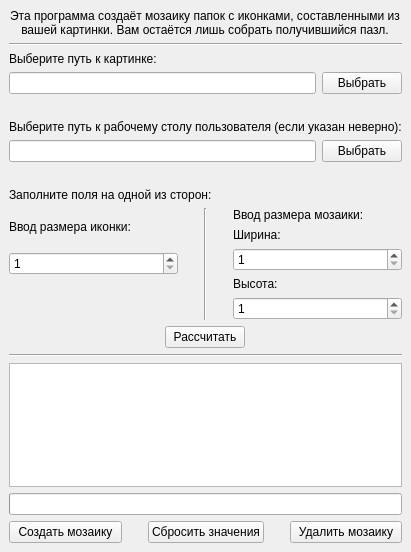
<?xml version="1.0" encoding="UTF-8"?>
<ui version="4.0">
 <class>MainWindow</class>
 <widget class="QMainWindow" name="MainWindow">
  <property name="enabled">
   <bool>true</bool>
  </property>
  <property name="geometry">
   <rect>
    <x>0</x>
    <y>0</y>
    <width>382</width>
    <height>552</height>
   </rect>
  </property>
  <property name="windowTitle">
   <string>Создание мозаики</string>
  </property>
  <widget class="QWidget" name="centralwidget">
   <layout class="QVBoxLayout" name="verticalLayout_2">
    <item alignment="Qt::AlignHCenter">
     <widget class="QLabel" name="label">
      <property name="text">
       <string>&lt;html&gt;&lt;head/&gt;&lt;body&gt;&lt;p align=&quot;center&quot;&gt;Эта программа создаёт мозаику папок с иконками, составленными из &lt;br&gt;вашей картинки. Вам остаётся лишь собрать получившийся пазл.&lt;/p&gt;&lt;/body&gt;&lt;/html&gt;</string>
      </property>
     </widget>
    </item>
    <item>
     <widget class="Line" name="line">
      <property name="orientation">
       <enum>Qt::Horizontal</enum>
      </property>
     </widget>
    </item>
    <item>
     <widget class="QLabel" name="label_2">
      <property name="text">
       <string>Выберите путь к картинке:</string>
      </property>
     </widget>
    </item>
    <item>
     <layout class="QHBoxLayout" name="horizontalLayout">
      <item>
       <widget class="QLineEdit" name="imgPath_field"/>
      </item>
      <item>
       <widget class="QPushButton" name="selectImgPath_button">
        <property name="cursor">
         <cursorShape>PointingHandCursor</cursorShape>
        </property>
        <property name="text">
         <string>Выбрать</string>
        </property>
       </widget>
      </item>
     </layout>
    </item>
    <item>
     <widget class="QLabel" name="aboutImgPath_label">
      <property name="text">
       <string/>
      </property>
     </widget>
    </item>
    <item>
     <widget class="QLabel" name="label_3">
      <property name="text">
       <string>Выберите путь к рабочему столу пользователя (если указан неверно):</string>
      </property>
     </widget>
    </item>
    <item>
     <layout class="QHBoxLayout" name="horizontalLayout_2">
      <item>
       <widget class="QLineEdit" name="desktopPath_field">
        <property name="text">
         <string/>
        </property>
       </widget>
      </item>
      <item>
       <widget class="QPushButton" name="selectDesktopPath_button">
        <property name="cursor">
         <cursorShape>PointingHandCursor</cursorShape>
        </property>
        <property name="text">
         <string>Выбрать</string>
        </property>
       </widget>
      </item>
     </layout>
    </item>
    <item>
     <widget class="QLabel" name="aboutDesktopPath_label">
      <property name="text">
       <string/>
      </property>
     </widget>
    </item>
    <item>
     <widget class="QLabel" name="label_8">
      <property name="text">
       <string>Заполните поля на одной из сторон:</string>
      </property>
     </widget>
    </item>
    <item>
     <layout class="QHBoxLayout" name="horizontalLayout_3">
      <item>
       <layout class="QVBoxLayout" name="verticalLayout">
        <property name="bottomMargin">
         <number>45</number>
        </property>
        <item>
         <widget class="QLabel" name="label_4">
          <property name="text">
           <string>Ввод размера иконки:</string>
          </property>
         </widget>
        </item>
        <item>
         <widget class="QSpinBox" name="iconSize_field">
          <property name="minimum">
           <number>1</number>
          </property>
         </widget>
        </item>
       </layout>
      </item>
      <item>
       <spacer name="verticalSpacer_2">
        <property name="orientation">
         <enum>Qt::Vertical</enum>
        </property>
        <property name="sizeType">
         <enum>QSizePolicy::Preferred</enum>
        </property>
        <property name="sizeHint" stdset="0">
         <size>
          <width>20</width>
          <height>40</height>
         </size>
        </property>
       </spacer>
      </item>
      <item>
       <widget class="Line" name="line_2">
        <property name="orientation">
         <enum>Qt::Vertical</enum>
        </property>
       </widget>
      </item>
      <item>
       <spacer name="verticalSpacer_3">
        <property name="orientation">
         <enum>Qt::Vertical</enum>
        </property>
        <property name="sizeType">
         <enum>QSizePolicy::Preferred</enum>
        </property>
        <property name="sizeHint" stdset="0">
         <size>
          <width>20</width>
          <height>40</height>
         </size>
        </property>
       </spacer>
      </item>
      <item>
       <layout class="QVBoxLayout" name="verticalLayout_3">
        <item>
         <widget class="QLabel" name="label_5">
          <property name="text">
           <string>Ввод размера мозаики:</string>
          </property>
         </widget>
        </item>
        <item>
         <widget class="QLabel" name="label_7">
          <property name="text">
           <string>Ширина:</string>
          </property>
         </widget>
        </item>
        <item>
         <widget class="QSpinBox" name="cellX_field">
          <property name="minimum">
           <number>1</number>
          </property>
         </widget>
        </item>
        <item>
         <widget class="QLabel" name="label_6">
          <property name="text">
           <string>Высота:</string>
          </property>
         </widget>
        </item>
        <item>
         <widget class="QSpinBox" name="cellY_field">
          <property name="minimum">
           <number>1</number>
          </property>
         </widget>
        </item>
       </layout>
      </item>
     </layout>
    </item>
    <item alignment="Qt::AlignHCenter">
     <widget class="QPushButton" name="calculate_button">
      <property name="maximumSize">
       <size>
        <width>200</width>
        <height>16777215</height>
       </size>
      </property>
      <property name="cursor">
       <cursorShape>PointingHandCursor</cursorShape>
      </property>
      <property name="text">
       <string>Расcчитать</string>
      </property>
     </widget>
    </item>
    <item>
     <widget class="Line" name="line_3">
      <property name="orientation">
       <enum>Qt::Horizontal</enum>
      </property>
     </widget>
    </item>
    <item>
     <widget class="QTextBrowser" name="textBrowser">
      <property name="enabled">
       <bool>true</bool>
      </property>
      <property name="textInteractionFlags">
       <set>Qt::NoTextInteraction</set>
      </property>
     </widget>
    </item>
    <item>
     <widget class="QProgressBar" name="progressBar">
      <property name="format">
       <string>%v/%m[%p%]</string>
      </property>
     </widget>
    </item>
    <item>
     <layout class="QHBoxLayout" name="horizontalLayout_4">
      <item>
       <widget class="QPushButton" name="createPuzzle_button">
        <property name="cursor">
         <cursorShape>PointingHandCursor</cursorShape>
        </property>
        <property name="text">
         <string>Создать мозаику</string>
        </property>
       </widget>
      </item>
      <item>
       <spacer name="verticalSpacer">
        <property name="orientation">
         <enum>Qt::Vertical</enum>
        </property>
        <property name="sizeType">
         <enum>QSizePolicy::Preferred</enum>
        </property>
        <property name="sizeHint" stdset="0">
         <size>
          <width>20</width>
          <height>40</height>
         </size>
        </property>
       </spacer>
      </item>
      <item>
       <widget class="QPushButton" name="clearParams_button">
        <property name="cursor">
         <cursorShape>PointingHandCursor</cursorShape>
        </property>
        <property name="text">
         <string>Сбросить значения</string>
        </property>
       </widget>
      </item>
      <item>
       <spacer name="verticalSpacer_4">
        <property name="orientation">
         <enum>Qt::Vertical</enum>
        </property>
        <property name="sizeType">
         <enum>QSizePolicy::Preferred</enum>
        </property>
        <property name="sizeHint" stdset="0">
         <size>
          <width>20</width>
          <height>40</height>
         </size>
        </property>
       </spacer>
      </item>
      <item>
       <widget class="QPushButton" name="delPrevPuzzle_button">
        <property name="toolTip">
         <string>Не работает, так как фунционал этой кнопки не реализован</string>
        </property>
        <property name="text">
         <string>Удалить мозаику</string>
        </property>
       </widget>
      </item>
     </layout>
    </item>
   </layout>
   <zorder>label</zorder>
   <zorder>line</zorder>
   <zorder>label_3</zorder>
   <zorder>label_8</zorder>
   <zorder>line_3</zorder>
   <zorder>label_2</zorder>
   <zorder>calculate_button</zorder>
   <zorder>aboutImgPath_label</zorder>
   <zorder>aboutDesktopPath_label</zorder>
   <zorder>progressBar</zorder>
   <zorder>textBrowser</zorder>
  </widget>
 </widget>
 <resources/>
 <connections/>
</ui>
